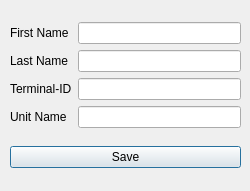
<?xml version="1.0" encoding="UTF-8"?>
<ui version="4.0">
 <class>addContact</class>
 <widget class="QDialog" name="addContact">
  <property name="geometry">
   <rect>
    <x>0</x>
    <y>0</y>
    <width>250</width>
    <height>191</height>
   </rect>
  </property>
  <property name="windowTitle">
   <string>Add Contact</string>
  </property>
  <widget class="QWidget" name="layoutWidget">
   <property name="geometry">
    <rect>
     <x>10</x>
     <y>10</y>
     <width>231</width>
     <height>171</height>
    </rect>
   </property>
   <layout class="QVBoxLayout" name="verticalLayout_3">
    <item>
     <layout class="QHBoxLayout" name="horizontalLayout">
      <item>
       <layout class="QVBoxLayout" name="verticalLayout">
        <item>
         <widget class="QLabel" name="label_firstname">
          <property name="text">
           <string>First Name</string>
          </property>
         </widget>
        </item>
        <item>
         <widget class="QLabel" name="label_lastname">
          <property name="text">
           <string>Last Name</string>
          </property>
         </widget>
        </item>
        <item>
         <widget class="QLabel" name="label_terminalid">
          <property name="text">
           <string>Terminal-ID</string>
          </property>
         </widget>
        </item>
        <item>
         <widget class="QLabel" name="label_unitname">
          <property name="text">
           <string>Unit Name</string>
          </property>
         </widget>
        </item>
       </layout>
      </item>
      <item>
       <layout class="QVBoxLayout" name="verticalLayout_2">
        <item>
         <widget class="QLineEdit" name="lineEdit_firstname"/>
        </item>
        <item>
         <widget class="QLineEdit" name="lineEdit_lastname"/>
        </item>
        <item>
         <widget class="QLineEdit" name="lineEdit_terminalid"/>
        </item>
        <item>
         <widget class="QLineEdit" name="lineEdit_unitname"/>
        </item>
       </layout>
      </item>
     </layout>
    </item>
    <item>
     <widget class="QPushButton" name="pushButton_save">
      <property name="text">
       <string>Save</string>
      </property>
     </widget>
    </item>
   </layout>
  </widget>
 </widget>
 <resources/>
 <connections/>
</ui>
